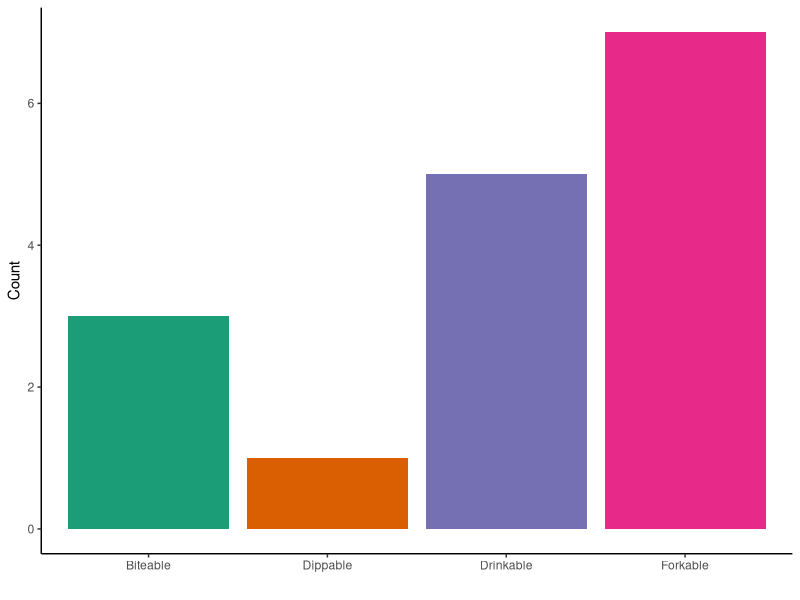
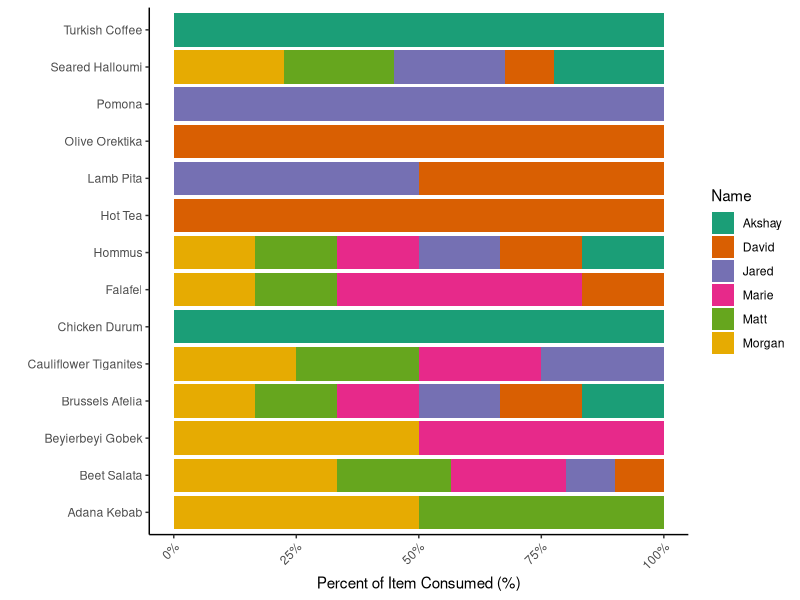

Write R code to recreate these figures, in order.
## ---- chunk 1
library(tidyverse)
df = readxl::read_xlsx("data.xlsx", sheet = "Small")
## ---- chunk 2
#| title: How did we eat it?

df %>%
  ggplot() +
  geom_bar(stat = "count", 
           aes(x = Category, fill = Category)) +
  labs(y = "Count",
       x = "") +
  theme_classic() +
  scale_fill_brewer(palette = "Dark2", guide = "none")
## ---- chunk 3
#| title: Who ate how much of it?

df %>%
  pivot_longer(cols = Akshay:Morgan, 
               names_to = "Name", 
               values_to = "pctConsumed") %>%
  ggplot() +
  geom_bar(stat = "identity",
           position = "fill",
           aes(x = Item, y = pctConsumed, fill = Name)) +
  scale_y_continuous(labels = scales::percent) +
  scale_fill_brewer(palette = "Dark2") +
  # geom_vline(xintercept = (1:14)+0.5) +
  coord_flip() +
  theme_classic() +
  labs(y = "Percent of Item Consumed (%)", x = "") +
  theme(axis.text.x = element_text(angle = 45, hjust = 1))
## ---- chunk 4
df
